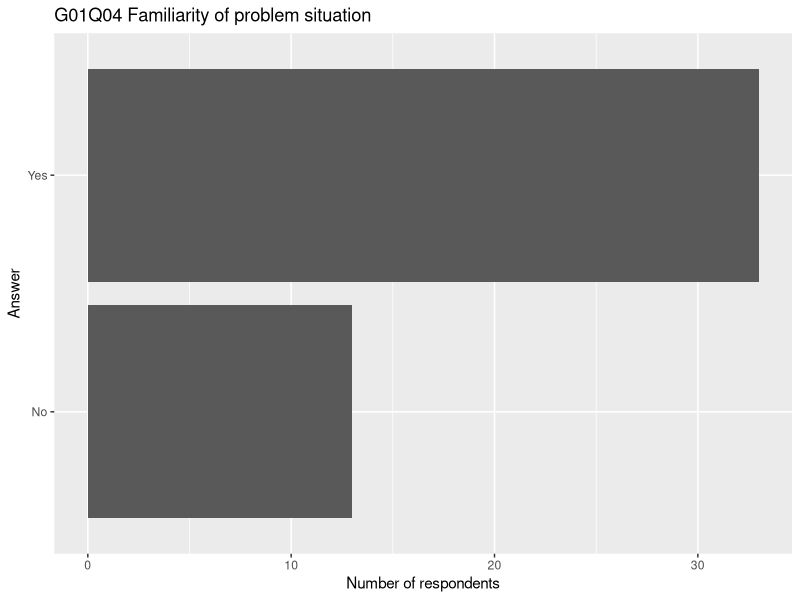

Write the R code that produced this figure.
#######################################
#                                     #
#            gift giving              #
#          survey analysis            #
#                                     #
#            Thomas FROST             #
#           Antonia GERKEN            #
#           Anita LINDBERG            #
#             Diane OWIN              #
#                                     #
#       emlyon business school        #
#                                     #
#       https://lyonexchange.fr       #
#     gift-giving@lyonexchange.fr     #
#                                     #
#######################################



# 00 - Setup #############################

library(tidyverse)



# 01 - Read data #########################

surveydata <- read_csv(file = "results-survey282822_20211004-1449.csv")

# delete incomplete answers
surveydata <- filter(surveydata, !is.na(submitdate))


# 02 - Descriptive analysis ##############

# Format yes/no answer as Factor Variable
surveydata$G01Q04 <- as.factor(surveydata$G01Q04)

# Show percentage of the two answers
summary(surveydata$G01Q04)/nrow(surveydata)

# plot a simple bar diagram
plot <- ggplot(surveydata) +
  geom_bar(aes(x = G01Q04)) +
  ylab("Number of respondents") +
  xlab("Answer") +
  ggtitle("G01Q04 Familiarity of problem situation") +
  coord_flip()
plot
